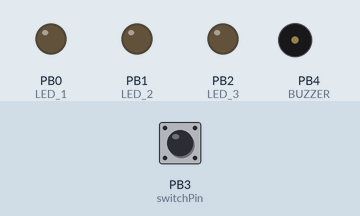
Recording of a sketch running on a simulated ATtiny85, built with avr-gcc and run on an emulated ATtiny85. On the bench: output pins drawn as LEDs (lit = HIGH), buzzer (waves = sounding). Dashed ring = blinking. Inputs (shaded band) come from the test bench; at power-on: PB3 (switchPin) HIGH.

Above: at 1.2 s.
1.3 s: PB3 (switchPin) pulled LOW for 0.15 s
At 2.1 s:
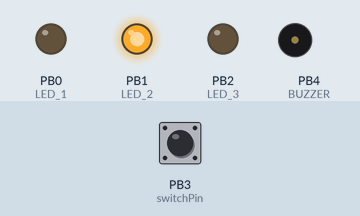
3.0 s: PB3 (switchPin) pulled LOW for 1 s
At 4.6 s:
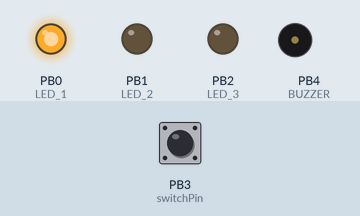
5.5 s: PB3 (switchPin) pulled LOW for 0.15 s
At 6.7 s:
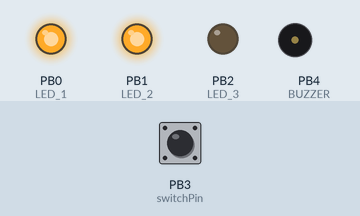
7.3 s: PB3 (switchPin) pulled LOW for 3.2 s
At 7.9 s:
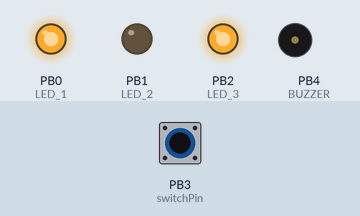
12.0 s: PB3 (switchPin) pulled LOW for 0.15 s
At 12.2 s:
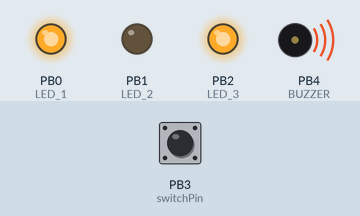
13.8 s: PB3 (switchPin) pulsed LOW 5 times (0.12 s each, 0.3 s apart)
At 14.5 s:
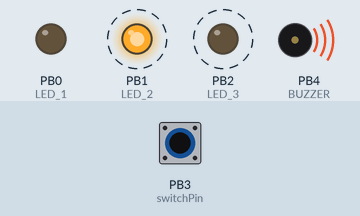
Timing chart, 0 to 16.8 s (numbered marks = the images above; inputs shaded):
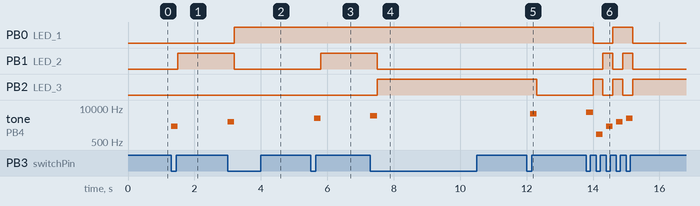

Measured:
- after the input at 1.3 s, PB1 (LED_2): LOW → HIGH after 0.20 s; tone on PB4 (BUZZER): silent → 2000 Hz at once, → silent 0.20 s later
- after the input at 3.0 s, PB0 (LED_1): LOW → HIGH after 0.20 s; PB1 (LED_2): HIGH → LOW after 0.20 s; tone on PB4 (BUZZER): silent → 3000 Hz at once, → silent 0.20 s later
- after the input at 5.5 s, PB1 (LED_2): LOW → HIGH after 0.30 s; tone on PB4 (BUZZER): silent → 4000 Hz after 0.10 s, → silent 0.20 s later
- after the input at 7.3 s, PB1 (LED_2): HIGH → LOW after 0.20 s; PB2 (LED_3): LOW → HIGH after 0.20 s; tone on PB4 (BUZZER): silent → 5000 Hz at once, → silent 0.20 s later
- after the input at 12.0 s, PB2 (LED_3): HIGH → LOW after 0.31 s; tone on PB4 (BUZZER): silent → 6000 Hz after 0.11 s, → silent 0.20 s later
- after the input at 13.8 s, PB0 (LED_1): HIGH → LOW after 0.20 s, → HIGH 0.60 s later, → LOW 0.60 s later; PB1 (LED_2): alternates HIGH for 0.30 s and LOW for 0.30 s, 4 changes in all, then stays LOW, starting after 0.50 s

The sketch:

Timer.ino
```cpp
#define F_CPU 8000000UL

#include <avr/interrupt.h>
#include <avr/sleep.h>

const int LED_1 = 0;     //LED row 1
const int LED_2 = 1;     //LED row 2
const int LED_3 = 2;     //LED row 3
const int BUZZER = 4;    // Buzzer
const int switchPin = 3; // Button

int buttonState = HIGH;
int lastButtonState=HIGH;

int n = 0;
int m = 0;

int timer = 0;
unsigned long old_millis = 0;
int seconds = 0;
int onZero = 0;

int soundOnce = 0;

void sleep() {
    GIMSK |= _BV(PCIE);                     // Enable Pin Change Interrupts
    PCMSK |= _BV(PCINT3);                   // Use PB3 as interrupt pin
    ADCSRA &= ~_BV(ADEN);                   // ADC off
    set_sleep_mode(SLEEP_MODE_PWR_DOWN);    // replaces above statement

    sleep_enable();                         // Sets the Sleep Enable bit in the MCUCR Register (SE BIT)
    sei();                                  // Enable interrupts
    sleep_cpu();                            // sleep

    cli();                                  // Disable interrupts
    PCMSK &= ~_BV(PCINT3);                  // Turn off PB3 as interrupt pin
    sleep_disable();                        // Clear SE bit
    ADCSRA |= _BV(ADEN);                    // ADC on

    sei();                                  // Enable interrupts
}

ISR(PCINT0_vect) {
    // This is called when the interrupt occurs, but I don't need to do anything in it
}

void setup()
{
  pinMode(BUZZER, OUTPUT);
  pinMode(switchPin,INPUT);
  digitalWrite(switchPin,HIGH);
}

void loop()
{
  buttonState = digitalRead(switchPin);
  if(buttonState == LOW && lastButtonState != buttonState) {
    n++;
    n=n%13;
    m++;
    m=m%7;
    tone(BUZZER, (m+1)*1000);
    delay(200);
    old_millis = millis();

    timer = 1;
    seconds = 0;
  }
  lastButtonState=buttonState;
  turnOn(n);
  noTone(BUZZER);

  if(soundOnce >= 1 && n < 1 && timer < 1) {
    sleep();
  }

  if (timer > 0 && n > 0 && ((seconds) > (60*n) + 3)) {
    for(int j=0; j<10; j++) {
      int a = 0;
      int t = 0;
      for(int i=0; i<7; i++) {
        if((++a)>6) a = 12;
        turnOn(a);
        tone(BUZZER, (++t)*1000);
        delay(200);
      }
    }
    timer = 0;
    n = 0;
    m = 0;
    soundOnce = 1;
  } else if(timer > 0) {
    if(millis() - old_millis > 500) {
      if(onZero < 1) turnOn(0);
      onZero = 1;
      delay(200);
    }
    if(millis() - old_millis > 1000) {
      //turnOn(n);
      onZero = 0;
      old_millis = millis();
      seconds++;
      delay(200);
    }
  }
}

void turnOn(int combination) {
  switch (combination) {
    case 1:
      pinMode(LED_1, OUTPUT);     //row 1
      digitalWrite(LED_1, LOW);
      pinMode(LED_2, OUTPUT);     //row 2
      digitalWrite(LED_2, HIGH);
      pinMode(LED_3, INPUT);      //row 3
      digitalWrite(LED_3, LOW);
      break;
    case 2:
      pinMode(LED_1, OUTPUT);     //row 1
      digitalWrite(LED_1, HIGH);
      pinMode(LED_2, OUTPUT);     //row 2
      digitalWrite(LED_2, LOW);
      pinMode(LED_3, INPUT);      //row 3
      digitalWrite(LED_3, LOW);
      break;
    case 3:
      pinMode(LED_1, INPUT);      //row 1
      digitalWrite(LED_1, LOW);
      pinMode(LED_2, OUTPUT);     //row 2
      digitalWrite(LED_2, HIGH);
      pinMode(LED_3, OUTPUT);     //row 3
      digitalWrite(LED_3, LOW);
      break;
    case 4:
      pinMode(LED_1, INPUT);     //row 1
      digitalWrite(LED_1, LOW);
      pinMode(LED_2, OUTPUT);    //row 2
      digitalWrite(LED_2, LOW);
      pinMode(LED_3, OUTPUT);    //row 3
      digitalWrite(LED_3, HIGH);
      break;
    case 5:
      pinMode(LED_1, OUTPUT);    //row 1
      digitalWrite(LED_1, HIGH);
      pinMode(LED_2, INPUT);     //row 2
      digitalWrite(LED_2, LOW);
      pinMode(LED_3, OUTPUT);    //row3
      digitalWrite(LED_3, LOW);
      break;
    case 6:
      pinMode(LED_1, OUTPUT);
      digitalWrite(LED_1, LOW);
      pinMode(LED_2, INPUT);
      digitalWrite(LED_2, LOW);
      pinMode(LED_3, OUTPUT);
      digitalWrite(LED_3, HIGH);
      break;
    case 7:
      pinMode(LED_1, OUTPUT);     //row 1
      digitalWrite(LED_1, LOW);
      pinMode(LED_2, OUTPUT);     //row 2
      digitalWrite(LED_2, HIGH);
      pinMode(LED_3, OUTPUT);      //row 3
      digitalWrite(LED_3, LOW);
      break;
    case 8:
      pinMode(LED_1, OUTPUT);
      digitalWrite(LED_1, HIGH);
      pinMode(LED_2, OUTPUT);
      digitalWrite(LED_2, LOW);
      pinMode(LED_3, OUTPUT);
      digitalWrite(LED_3, HIGH);
      break;
    case 9:
      pinMode(LED_1, OUTPUT);     //row 1
      digitalWrite(LED_1, HIGH);
      pinMode(LED_2, OUTPUT);    //row 2
      digitalWrite(LED_2, HIGH);
      pinMode(LED_3, OUTPUT);    //row 3
      digitalWrite(LED_3, LOW);
      break;
    case 10:
      pinMode(LED_1, OUTPUT);      //row 1
      digitalWrite(LED_1, LOW);
      pinMode(LED_2, OUTPUT);     //row 2
      digitalWrite(LED_2, LOW);
      pinMode(LED_3, OUTPUT);     //row 3
      digitalWrite(LED_3, HIGH);
      break;
    case 11:
      pinMode(LED_1, OUTPUT);     //row 1
      digitalWrite(LED_1, HIGH);
      pinMode(LED_2, OUTPUT);     //row 2
      digitalWrite(LED_2, LOW);
      pinMode(LED_3, OUTPUT);      //row 3
      digitalWrite(LED_3, LOW);
      break;
    case 12:
      pinMode(LED_1, OUTPUT);    //row 1
      digitalWrite(LED_1, LOW);
      pinMode(LED_2, OUTPUT);     //row 2
      digitalWrite(LED_2, HIGH);
      pinMode(LED_3, OUTPUT);    //row3
      digitalWrite(LED_3, HIGH);
      break;
    default:
      pinMode(LED_1, INPUT);      //row 1
      digitalWrite(LED_1, HIGH);
      pinMode(LED_2, INPUT);     //row 2
      digitalWrite(LED_2, HIGH);
      pinMode(LED_3, INPUT);     //row 3
      digitalWrite(LED_3, HIGH);
  }
}
```
